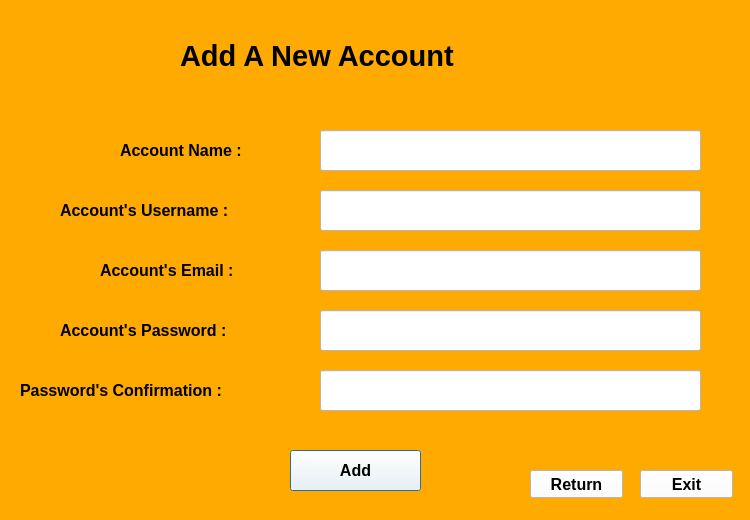
<?xml version="1.0" encoding="UTF-8"?>
<ui version="4.0">
 <class>Dialog</class>
 <widget class="QDialog" name="Dialog">
  <property name="geometry">
   <rect>
    <x>0</x>
    <y>0</y>
    <width>750</width>
    <height>520</height>
   </rect>
  </property>
  <property name="windowTitle">
   <string>Add A New Account</string>
  </property>
  <property name="styleSheet">
   <string notr="true">background-color: rgb(255, 170, 0);</string>
  </property>
  <widget class="QLabel" name="label_4">
   <property name="geometry">
    <rect>
     <x>60</x>
     <y>310</y>
     <width>221</width>
     <height>41</height>
    </rect>
   </property>
   <property name="font">
    <font>
     <family>MS Sans Serif</family>
     <pointsize>12</pointsize>
     <weight>75</weight>
     <bold>true</bold>
     <strikeout>false</strikeout>
    </font>
   </property>
   <property name="text">
    <string>Account's Password :</string>
   </property>
  </widget>
  <widget class="QPushButton" name="Add">
   <property name="geometry">
    <rect>
     <x>290</x>
     <y>450</y>
     <width>131</width>
     <height>41</height>
    </rect>
   </property>
   <property name="font">
    <font>
     <family>MS Sans Serif</family>
     <pointsize>12</pointsize>
     <weight>75</weight>
     <bold>true</bold>
     <strikeout>false</strikeout>
    </font>
   </property>
   <property name="styleSheet">
    <string notr="true">background-color: rgb(255, 255, 255);</string>
   </property>
   <property name="text">
    <string>Add</string>
   </property>
  </widget>
  <widget class="QLabel" name="label">
   <property name="geometry">
    <rect>
     <x>180</x>
     <y>20</y>
     <width>381</width>
     <height>71</height>
    </rect>
   </property>
   <property name="font">
    <font>
     <family>MS Sans Serif</family>
     <pointsize>22</pointsize>
     <weight>75</weight>
     <bold>true</bold>
     <strikeout>false</strikeout>
    </font>
   </property>
   <property name="text">
    <string>Add A New Account</string>
   </property>
  </widget>
  <widget class="QLabel" name="label_2">
   <property name="geometry">
    <rect>
     <x>120</x>
     <y>130</y>
     <width>181</width>
     <height>41</height>
    </rect>
   </property>
   <property name="font">
    <font>
     <family>MS Sans Serif</family>
     <pointsize>12</pointsize>
     <weight>75</weight>
     <bold>true</bold>
     <strikeout>false</strikeout>
    </font>
   </property>
   <property name="styleSheet">
    <string notr="true"/>
   </property>
   <property name="text">
    <string>Account Name :</string>
   </property>
  </widget>
  <widget class="QLabel" name="label_3">
   <property name="geometry">
    <rect>
     <x>60</x>
     <y>190</y>
     <width>211</width>
     <height>41</height>
    </rect>
   </property>
   <property name="font">
    <font>
     <family>MS Sans Serif</family>
     <pointsize>12</pointsize>
     <weight>75</weight>
     <bold>true</bold>
     <strikeout>false</strikeout>
    </font>
   </property>
   <property name="styleSheet">
    <string notr="true"/>
   </property>
   <property name="text">
    <string>Account's Username :</string>
   </property>
  </widget>
  <widget class="QLabel" name="label_5">
   <property name="geometry">
    <rect>
     <x>20</x>
     <y>370</y>
     <width>251</width>
     <height>41</height>
    </rect>
   </property>
   <property name="font">
    <font>
     <family>MS Sans Serif</family>
     <pointsize>12</pointsize>
     <weight>75</weight>
     <bold>true</bold>
     <strikeout>false</strikeout>
    </font>
   </property>
   <property name="text">
    <string>Password's Confirmation :</string>
   </property>
  </widget>
  <widget class="QPushButton" name="ReturnButton">
   <property name="geometry">
    <rect>
     <x>530</x>
     <y>470</y>
     <width>93</width>
     <height>28</height>
    </rect>
   </property>
   <property name="font">
    <font>
     <family>MS Sans Serif</family>
     <pointsize>12</pointsize>
     <weight>75</weight>
     <bold>true</bold>
    </font>
   </property>
   <property name="styleSheet">
    <string notr="true">background-color: rgb(255, 255, 255);</string>
   </property>
   <property name="text">
    <string>Return</string>
   </property>
  </widget>
  <widget class="QPushButton" name="Exit">
   <property name="geometry">
    <rect>
     <x>640</x>
     <y>470</y>
     <width>93</width>
     <height>28</height>
    </rect>
   </property>
   <property name="font">
    <font>
     <family>MS Sans Serif</family>
     <pointsize>12</pointsize>
     <weight>75</weight>
     <bold>true</bold>
    </font>
   </property>
   <property name="styleSheet">
    <string notr="true">background-color: rgb(255, 255, 255);</string>
   </property>
   <property name="text">
    <string>Exit</string>
   </property>
  </widget>
  <widget class="QLabel" name="label_6">
   <property name="geometry">
    <rect>
     <x>100</x>
     <y>250</y>
     <width>211</width>
     <height>41</height>
    </rect>
   </property>
   <property name="font">
    <font>
     <family>MS Sans Serif</family>
     <pointsize>12</pointsize>
     <weight>75</weight>
     <bold>true</bold>
     <strikeout>false</strikeout>
    </font>
   </property>
   <property name="styleSheet">
    <string notr="true"/>
   </property>
   <property name="text">
    <string>Account's Email :</string>
   </property>
  </widget>
  <widget class="QLineEdit" name="AccountName">
   <property name="geometry">
    <rect>
     <x>320</x>
     <y>130</y>
     <width>381</width>
     <height>41</height>
    </rect>
   </property>
   <property name="styleSheet">
    <string notr="true">background-color: rgb(255, 255, 255);</string>
   </property>
  </widget>
  <widget class="QLineEdit" name="AccountUsername">
   <property name="geometry">
    <rect>
     <x>320</x>
     <y>190</y>
     <width>381</width>
     <height>41</height>
    </rect>
   </property>
   <property name="styleSheet">
    <string notr="true">background-color: rgb(255, 255, 255);</string>
   </property>
  </widget>
  <widget class="QLineEdit" name="AccountEmail">
   <property name="geometry">
    <rect>
     <x>320</x>
     <y>250</y>
     <width>381</width>
     <height>41</height>
    </rect>
   </property>
   <property name="styleSheet">
    <string notr="true">background-color: rgb(255, 255, 255);</string>
   </property>
  </widget>
  <widget class="QLineEdit" name="AccountPassword">
   <property name="geometry">
    <rect>
     <x>320</x>
     <y>310</y>
     <width>381</width>
     <height>41</height>
    </rect>
   </property>
   <property name="styleSheet">
    <string notr="true">background-color: rgb(255, 255, 255);</string>
   </property>
  </widget>
  <widget class="QLineEdit" name="PasswordConfirmation">
   <property name="geometry">
    <rect>
     <x>320</x>
     <y>370</y>
     <width>381</width>
     <height>41</height>
    </rect>
   </property>
   <property name="styleSheet">
    <string notr="true">background-color: rgb(255, 255, 255);</string>
   </property>
  </widget>
 </widget>
 <resources/>
 <connections/>
</ui>
